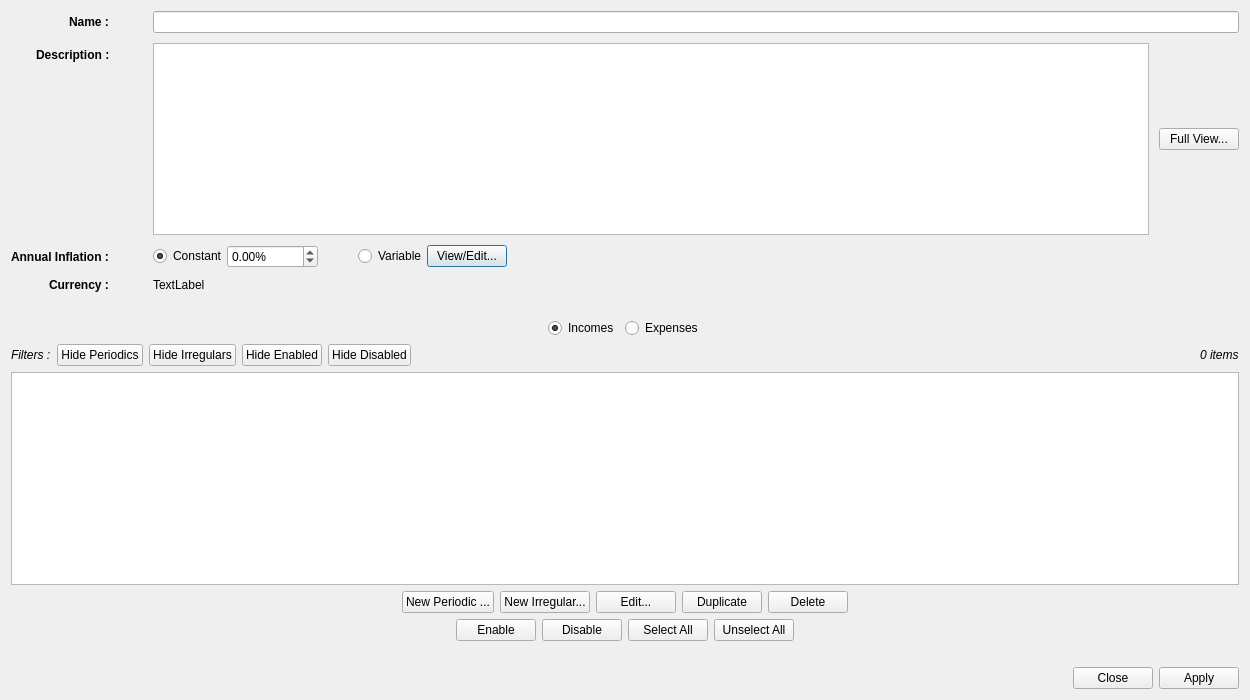
<?xml version="1.0" encoding="UTF-8"?>
<ui version="4.0">
 <class>EditScenarioDialog</class>
 <widget class="QDialog" name="EditScenarioDialog">
  <property name="geometry">
   <rect>
    <x>0</x>
    <y>0</y>
    <width>1250</width>
    <height>700</height>
   </rect>
  </property>
  <property name="sizePolicy">
   <sizepolicy hsizetype="Preferred" vsizetype="Preferred">
    <horstretch>0</horstretch>
    <verstretch>0</verstretch>
   </sizepolicy>
  </property>
  <property name="windowTitle">
   <string>Dialog</string>
  </property>
  <layout class="QVBoxLayout" name="verticalLayout_2" stretch="0,0,0,0,0,1,0,0,0,0">
   <item>
    <layout class="QFormLayout" name="formLayout_3">
     <property name="labelAlignment">
      <set>Qt::AlignRight|Qt::AlignTrailing|Qt::AlignVCenter</set>
     </property>
     <property name="horizontalSpacing">
      <number>40</number>
     </property>
     <property name="verticalSpacing">
      <number>10</number>
     </property>
     <item row="0" column="0">
      <widget class="QLabel" name="label">
       <property name="font">
        <font>
         <bold>true</bold>
        </font>
       </property>
       <property name="text">
        <string>Name : </string>
       </property>
      </widget>
     </item>
     <item row="0" column="1">
      <widget class="QLineEdit" name="scenarioNameLineEdit">
       <property name="maxLength">
        <number>100</number>
       </property>
      </widget>
     </item>
     <item row="1" column="0">
      <widget class="QLabel" name="label_2">
       <property name="font">
        <font>
         <bold>true</bold>
        </font>
       </property>
       <property name="text">
        <string>Description : </string>
       </property>
      </widget>
     </item>
     <item row="2" column="0">
      <widget class="QLabel" name="label_5">
       <property name="font">
        <font>
         <bold>true</bold>
        </font>
       </property>
       <property name="text">
        <string>Annual Inflation : </string>
       </property>
      </widget>
     </item>
     <item row="2" column="1">
      <layout class="QHBoxLayout" name="horizontalLayout_8">
       <item>
        <widget class="QRadioButton" name="inflationConstantRadioButton">
         <property name="text">
          <string>Constant</string>
         </property>
         <property name="checked">
          <bool>true</bool>
         </property>
         <attribute name="buttonGroup">
          <string notr="true">buttonGroup_3</string>
         </attribute>
        </widget>
       </item>
       <item>
        <widget class="QDoubleSpinBox" name="inflationConstantDoubleSpinBox">
         <property name="showGroupSeparator" stdset="0">
          <bool>true</bool>
         </property>
         <property name="suffix">
          <string>%</string>
         </property>
         <property name="minimum">
          <double>-100.000000000000000</double>
         </property>
         <property name="maximum">
          <double>10000.000000000000000</double>
         </property>
        </widget>
       </item>
       <item>
        <spacer name="horizontalSpacer_9">
         <property name="orientation">
          <enum>Qt::Horizontal</enum>
         </property>
         <property name="sizeType">
          <enum>QSizePolicy::Fixed</enum>
         </property>
         <property name="sizeHint" stdset="0">
          <size>
           <width>40</width>
           <height>20</height>
          </size>
         </property>
        </spacer>
       </item>
       <item>
        <widget class="QRadioButton" name="inflationVariableRadioButton">
         <property name="text">
          <string>Variable</string>
         </property>
         <attribute name="buttonGroup">
          <string notr="true">buttonGroup_3</string>
         </attribute>
        </widget>
       </item>
       <item>
        <widget class="QPushButton" name="editGrowthPushButton">
         <property name="sizePolicy">
          <sizepolicy hsizetype="Fixed" vsizetype="Fixed">
           <horstretch>0</horstretch>
           <verstretch>0</verstretch>
          </sizepolicy>
         </property>
         <property name="text">
          <string>View/Edit...</string>
         </property>
        </widget>
       </item>
       <item>
        <spacer name="horizontalSpacer_8">
         <property name="orientation">
          <enum>Qt::Horizontal</enum>
         </property>
         <property name="sizeHint" stdset="0">
          <size>
           <width>40</width>
           <height>20</height>
          </size>
         </property>
        </spacer>
       </item>
      </layout>
     </item>
     <item row="3" column="0">
      <widget class="QLabel" name="label_6">
       <property name="font">
        <font>
         <bold>true</bold>
        </font>
       </property>
       <property name="text">
        <string>Currency : </string>
       </property>
      </widget>
     </item>
     <item row="3" column="1">
      <widget class="QLabel" name="currencyInfoLabel">
       <property name="sizePolicy">
        <sizepolicy hsizetype="Preferred" vsizetype="Fixed">
         <horstretch>0</horstretch>
         <verstretch>0</verstretch>
        </sizepolicy>
       </property>
       <property name="text">
        <string>TextLabel</string>
       </property>
      </widget>
     </item>
     <item row="1" column="1">
      <layout class="QHBoxLayout" name="horizontalLayout">
       <item>
        <widget class="QTextEdit" name="DescPlainTextEdit">
         <property name="font">
          <font>
           <italic>true</italic>
          </font>
         </property>
        </widget>
       </item>
       <item>
        <spacer name="horizontalSpacer_4">
         <property name="orientation">
          <enum>Qt::Horizontal</enum>
         </property>
         <property name="sizeType">
          <enum>QSizePolicy::Fixed</enum>
         </property>
         <property name="sizeHint" stdset="0">
          <size>
           <width>10</width>
           <height>20</height>
          </size>
         </property>
        </spacer>
       </item>
       <item>
        <widget class="QPushButton" name="fullViewPushButton">
         <property name="text">
          <string>Full View...</string>
         </property>
        </widget>
       </item>
      </layout>
     </item>
    </layout>
   </item>
   <item>
    <spacer name="verticalSpacer_2">
     <property name="orientation">
      <enum>Qt::Vertical</enum>
     </property>
     <property name="sizeType">
      <enum>QSizePolicy::Fixed</enum>
     </property>
     <property name="sizeHint" stdset="0">
      <size>
       <width>20</width>
       <height>20</height>
      </size>
     </property>
    </spacer>
   </item>
   <item>
    <layout class="QHBoxLayout" name="horizontalLayout_3"/>
   </item>
   <item>
    <layout class="QHBoxLayout" name="horizontalLayout_5">
     <item>
      <spacer name="horizontalSpacer">
       <property name="orientation">
        <enum>Qt::Horizontal</enum>
       </property>
       <property name="sizeHint" stdset="0">
        <size>
         <width>40</width>
         <height>20</height>
        </size>
       </property>
      </spacer>
     </item>
     <item>
      <widget class="QRadioButton" name="incomesRadioButton">
       <property name="text">
        <string>Incomes</string>
       </property>
       <property name="checked">
        <bool>true</bool>
       </property>
       <attribute name="buttonGroup">
        <string notr="true">buttonGroup</string>
       </attribute>
      </widget>
     </item>
     <item>
      <widget class="QRadioButton" name="expensesRadioButton">
       <property name="text">
        <string>Expenses</string>
       </property>
       <attribute name="buttonGroup">
        <string notr="true">buttonGroup</string>
       </attribute>
      </widget>
     </item>
     <item>
      <spacer name="horizontalSpacer_3">
       <property name="orientation">
        <enum>Qt::Horizontal</enum>
       </property>
       <property name="sizeHint" stdset="0">
        <size>
         <width>40</width>
         <height>20</height>
        </size>
       </property>
      </spacer>
     </item>
    </layout>
   </item>
   <item>
    <layout class="QHBoxLayout" name="horizontalLayout_10">
     <item>
      <widget class="QLabel" name="filterLabel">
       <property name="font">
        <font>
         <italic>true</italic>
        </font>
       </property>
       <property name="text">
        <string>Filters :</string>
       </property>
      </widget>
     </item>
     <item>
      <widget class="QPushButton" name="periodicFilterPushButton">
       <property name="text">
        <string>Hide Periodics</string>
       </property>
       <property name="checkable">
        <bool>true</bool>
       </property>
       <property name="flat">
        <bool>false</bool>
       </property>
      </widget>
     </item>
     <item>
      <widget class="QPushButton" name="irregularFilterPushButton">
       <property name="text">
        <string>Hide Irregulars</string>
       </property>
       <property name="checkable">
        <bool>true</bool>
       </property>
       <property name="flat">
        <bool>false</bool>
       </property>
      </widget>
     </item>
     <item>
      <widget class="QPushButton" name="activeFilterPushButton">
       <property name="text">
        <string>Hide Enabled</string>
       </property>
       <property name="checkable">
        <bool>true</bool>
       </property>
      </widget>
     </item>
     <item>
      <widget class="QPushButton" name="inactiveFilterPushButton">
       <property name="text">
        <string>Hide Disabled</string>
       </property>
       <property name="checkable">
        <bool>true</bool>
       </property>
      </widget>
     </item>
     <item>
      <spacer name="horizontalSpacer_12">
       <property name="orientation">
        <enum>Qt::Horizontal</enum>
       </property>
       <property name="sizeHint" stdset="0">
        <size>
         <width>40</width>
         <height>20</height>
        </size>
       </property>
      </spacer>
     </item>
     <item>
      <widget class="QLabel" name="noItemsLlabel">
       <property name="font">
        <font>
         <italic>true</italic>
        </font>
       </property>
       <property name="text">
        <string>0 items</string>
       </property>
      </widget>
     </item>
    </layout>
   </item>
   <item>
    <layout class="QHBoxLayout" name="horizontalLayout_7">
     <item>
      <widget class="QTableView" name="itemsTableView">
       <property name="alternatingRowColors">
        <bool>true</bool>
       </property>
       <property name="selectionMode">
        <enum>QAbstractItemView::ExtendedSelection</enum>
       </property>
       <property name="selectionBehavior">
        <enum>QAbstractItemView::SelectRows</enum>
       </property>
       <attribute name="horizontalHeaderStretchLastSection">
        <bool>true</bool>
       </attribute>
      </widget>
     </item>
    </layout>
   </item>
   <item>
    <layout class="QHBoxLayout" name="horizontalLayout_6">
     <item>
      <spacer name="horizontalSpacer_5">
       <property name="orientation">
        <enum>Qt::Horizontal</enum>
       </property>
       <property name="sizeHint" stdset="0">
        <size>
         <width>40</width>
         <height>20</height>
        </size>
       </property>
      </spacer>
     </item>
     <item>
      <widget class="QPushButton" name="addPeriodicPushButton">
       <property name="text">
        <string>New Periodic ...</string>
       </property>
      </widget>
     </item>
     <item>
      <widget class="QPushButton" name="addIrregularPushButton">
       <property name="text">
        <string>New Irregular...</string>
       </property>
      </widget>
     </item>
     <item>
      <widget class="QPushButton" name="editPushButton">
       <property name="text">
        <string>Edit...</string>
       </property>
      </widget>
     </item>
     <item>
      <widget class="QPushButton" name="duplicatePushButton">
       <property name="text">
        <string>Duplicate</string>
       </property>
      </widget>
     </item>
     <item>
      <widget class="QPushButton" name="deletePushButton">
       <property name="text">
        <string>Delete</string>
       </property>
      </widget>
     </item>
     <item>
      <spacer name="horizontalSpacer_6">
       <property name="orientation">
        <enum>Qt::Horizontal</enum>
       </property>
       <property name="sizeHint" stdset="0">
        <size>
         <width>40</width>
         <height>20</height>
        </size>
       </property>
      </spacer>
     </item>
    </layout>
   </item>
   <item>
    <layout class="QHBoxLayout" name="horizontalLayout_2">
     <item>
      <spacer name="horizontalSpacer_7">
       <property name="orientation">
        <enum>Qt::Horizontal</enum>
       </property>
       <property name="sizeHint" stdset="0">
        <size>
         <width>40</width>
         <height>20</height>
        </size>
       </property>
      </spacer>
     </item>
     <item>
      <widget class="QPushButton" name="enablePushButton">
       <property name="text">
        <string>Enable</string>
       </property>
      </widget>
     </item>
     <item>
      <widget class="QPushButton" name="disablePushButton">
       <property name="text">
        <string>Disable</string>
       </property>
      </widget>
     </item>
     <item>
      <widget class="QPushButton" name="selectAllPushButton">
       <property name="text">
        <string>Select All</string>
       </property>
      </widget>
     </item>
     <item>
      <widget class="QPushButton" name="unselectAllPushButton">
       <property name="text">
        <string>Unselect All</string>
       </property>
      </widget>
     </item>
     <item>
      <spacer name="horizontalSpacer_10">
       <property name="orientation">
        <enum>Qt::Horizontal</enum>
       </property>
       <property name="sizeHint" stdset="0">
        <size>
         <width>40</width>
         <height>20</height>
        </size>
       </property>
      </spacer>
     </item>
    </layout>
   </item>
   <item>
    <spacer name="verticalSpacer_4">
     <property name="orientation">
      <enum>Qt::Vertical</enum>
     </property>
     <property name="sizeType">
      <enum>QSizePolicy::Fixed</enum>
     </property>
     <property name="sizeHint" stdset="0">
      <size>
       <width>20</width>
       <height>20</height>
      </size>
     </property>
    </spacer>
   </item>
   <item>
    <layout class="QHBoxLayout" name="horizontalLayout_4">
     <item>
      <spacer name="horizontalSpacer_2">
       <property name="orientation">
        <enum>Qt::Horizontal</enum>
       </property>
       <property name="sizeHint" stdset="0">
        <size>
         <width>40</width>
         <height>20</height>
        </size>
       </property>
      </spacer>
     </item>
     <item>
      <widget class="QPushButton" name="cancelPushButton">
       <property name="text">
        <string>Close</string>
       </property>
      </widget>
     </item>
     <item>
      <widget class="QPushButton" name="applyPushButton">
       <property name="sizePolicy">
        <sizepolicy hsizetype="Fixed" vsizetype="Fixed">
         <horstretch>0</horstretch>
         <verstretch>0</verstretch>
        </sizepolicy>
       </property>
       <property name="text">
        <string>Apply</string>
       </property>
      </widget>
     </item>
    </layout>
   </item>
  </layout>
 </widget>
 <resources/>
 <connections/>
 <buttongroups>
  <buttongroup name="buttonGroup"/>
  <buttongroup name="buttonGroup_3"/>
 </buttongroups>
</ui>
